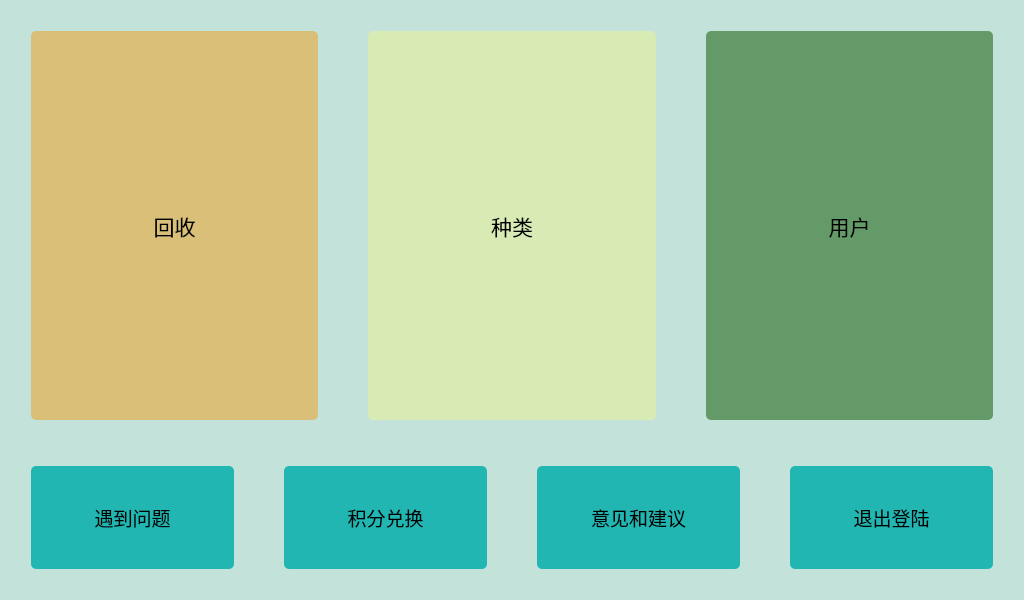
<?xml version="1.0" encoding="UTF-8"?>
<ui version="4.0">
 <class>mainWindow</class>
 <widget class="QWidget" name="mainWindow">
  <property name="enabled">
   <bool>true</bool>
  </property>
  <property name="geometry">
   <rect>
    <x>0</x>
    <y>0</y>
    <width>1024</width>
    <height>600</height>
   </rect>
  </property>
  <property name="sizePolicy">
   <sizepolicy hsizetype="Maximum" vsizetype="Maximum">
    <horstretch>0</horstretch>
    <verstretch>0</verstretch>
   </sizepolicy>
  </property>
  <property name="maximumSize">
   <size>
    <width>1024</width>
    <height>600</height>
   </size>
  </property>
  <property name="windowTitle">
   <string>瓶子识别</string>
  </property>
  <property name="windowIcon">
   <iconset resource="../../../ui1.0.0/ico_src.qrc">
    <normaloff>:/mainWindow_ico/mainWindow_ico.png</normaloff>:/mainWindow_ico/mainWindow_ico.png</iconset>
  </property>
  <property name="styleSheet">
   <string notr="true">background-color:rgb(195, 227, 218)</string>
  </property>
  <layout class="QVBoxLayout" name="verticalLayout">
   <item>
    <layout class="QVBoxLayout" name="main_layout" stretch="6,2">
     <property name="sizeConstraint">
      <enum>QLayout::SetMaximumSize</enum>
     </property>
     <property name="bottomMargin">
      <number>0</number>
     </property>
     <item>
      <layout class="QHBoxLayout" name="buttonLayout" stretch="0,0,0">
       <property name="spacing">
        <number>50</number>
       </property>
       <property name="sizeConstraint">
        <enum>QLayout::SetMinimumSize</enum>
       </property>
       <property name="leftMargin">
        <number>20</number>
       </property>
       <property name="topMargin">
        <number>20</number>
       </property>
       <property name="rightMargin">
        <number>20</number>
       </property>
       <property name="bottomMargin">
        <number>20</number>
       </property>
       <item>
        <widget class="QPushButton" name="main_account_but">
         <property name="sizePolicy">
          <sizepolicy hsizetype="Minimum" vsizetype="Minimum">
           <horstretch>0</horstretch>
           <verstretch>0</verstretch>
          </sizepolicy>
         </property>
         <property name="font">
          <font>
           <family>幼圆</family>
           <pointsize>16</pointsize>
          </font>
         </property>
         <property name="styleSheet">
          <string notr="true">background-color:rgb(217, 191, 119);
border-radius: 5px;</string>
         </property>
         <property name="text">
          <string>回收</string>
         </property>
         <property name="icon">
          <iconset resource="../../../ui1.0.0/ico_src.qrc">
           <normaloff>:/mainWindow_ico/recycle_ico.png</normaloff>:/mainWindow_ico/recycle_ico.png</iconset>
         </property>
         <property name="iconSize">
          <size>
           <width>90</width>
           <height>90</height>
          </size>
         </property>
         <property name="checkable">
          <bool>false</bool>
         </property>
        </widget>
       </item>
       <item>
        <widget class="QPushButton" name="main_identify_but">
         <property name="sizePolicy">
          <sizepolicy hsizetype="Minimum" vsizetype="Minimum">
           <horstretch>0</horstretch>
           <verstretch>0</verstretch>
          </sizepolicy>
         </property>
         <property name="font">
          <font>
           <family>幼圆</family>
           <pointsize>16</pointsize>
          </font>
         </property>
         <property name="styleSheet">
          <string notr="true">background-color:rgb(216, 235, 181);
border-radius: 5px;</string>
         </property>
         <property name="text">
          <string>种类</string>
         </property>
         <property name="icon">
          <iconset resource="../../../ui1.0.0/ico_src.qrc">
           <normaloff>:/mainWindow_ico/kind_ico.png</normaloff>:/mainWindow_ico/kind_ico.png</iconset>
         </property>
         <property name="iconSize">
          <size>
           <width>90</width>
           <height>90</height>
          </size>
         </property>
        </widget>
       </item>
       <item>
        <widget class="QPushButton" name="main_examine_but">
         <property name="sizePolicy">
          <sizepolicy hsizetype="Minimum" vsizetype="Minimum">
           <horstretch>0</horstretch>
           <verstretch>0</verstretch>
          </sizepolicy>
         </property>
         <property name="font">
          <font>
           <family>幼圆</family>
           <pointsize>16</pointsize>
          </font>
         </property>
         <property name="accessibleDescription">
          <string/>
         </property>
         <property name="layoutDirection">
          <enum>Qt::LeftToRight</enum>
         </property>
         <property name="styleSheet">
          <string notr="true">background-color:rgb(99, 154, 103);
border-radius: 5px;</string>
         </property>
         <property name="text">
          <string>用户</string>
         </property>
         <property name="icon">
          <iconset resource="../../../ui1.0.0/ico_src.qrc">
           <normaloff>:/mainWindow_ico/user_ico.png</normaloff>:/mainWindow_ico/user_ico.png</iconset>
         </property>
         <property name="iconSize">
          <size>
           <width>90</width>
           <height>90</height>
          </size>
         </property>
        </widget>
       </item>
      </layout>
     </item>
     <item>
      <layout class="QHBoxLayout" name="buttonLayout_2" stretch="1,1,1,1">
       <property name="spacing">
        <number>50</number>
       </property>
       <property name="sizeConstraint">
        <enum>QLayout::SetMinimumSize</enum>
       </property>
       <property name="leftMargin">
        <number>20</number>
       </property>
       <property name="topMargin">
        <number>20</number>
       </property>
       <property name="rightMargin">
        <number>20</number>
       </property>
       <property name="bottomMargin">
        <number>20</number>
       </property>
       <item>
        <widget class="QPushButton" name="main_question_but">
         <property name="sizePolicy">
          <sizepolicy hsizetype="Minimum" vsizetype="Minimum">
           <horstretch>0</horstretch>
           <verstretch>0</verstretch>
          </sizepolicy>
         </property>
         <property name="maximumSize">
          <size>
           <width>111111</width>
           <height>11111</height>
          </size>
         </property>
         <property name="font">
          <font>
           <family>幼圆</family>
           <pointsize>14</pointsize>
          </font>
         </property>
         <property name="styleSheet">
          <string notr="true">border-radius:5px;
background-color:rgb(33, 182, 178);</string>
         </property>
         <property name="text">
          <string>遇到问题</string>
         </property>
         <property name="icon">
          <iconset resource="../../../ui1.0.0/ico_src.qrc">
           <normaloff>:/mainWindow_ico/question_icon.png</normaloff>:/mainWindow_ico/question_icon.png</iconset>
         </property>
         <property name="iconSize">
          <size>
           <width>30</width>
           <height>30</height>
          </size>
         </property>
        </widget>
       </item>
       <item>
        <widget class="QPushButton" name="mian_convert_but">
         <property name="sizePolicy">
          <sizepolicy hsizetype="Minimum" vsizetype="Minimum">
           <horstretch>0</horstretch>
           <verstretch>0</verstretch>
          </sizepolicy>
         </property>
         <property name="font">
          <font>
           <family>幼圆</family>
           <pointsize>14</pointsize>
          </font>
         </property>
         <property name="styleSheet">
          <string notr="true">border-radius:5px;
background-color:rgb(33, 182, 178);</string>
         </property>
         <property name="text">
          <string>积分兑换</string>
         </property>
         <property name="icon">
          <iconset resource="../../../ui1.0.0/ico_src.qrc">
           <normaloff>:/mainWindow_ico/convert_icon.png</normaloff>:/mainWindow_ico/convert_icon.png</iconset>
         </property>
         <property name="iconSize">
          <size>
           <width>30</width>
           <height>30</height>
          </size>
         </property>
        </widget>
       </item>
       <item>
        <widget class="QPushButton" name="main_suggestion_but">
         <property name="sizePolicy">
          <sizepolicy hsizetype="Minimum" vsizetype="Minimum">
           <horstretch>0</horstretch>
           <verstretch>0</verstretch>
          </sizepolicy>
         </property>
         <property name="font">
          <font>
           <family>幼圆</family>
           <pointsize>14</pointsize>
          </font>
         </property>
         <property name="styleSheet">
          <string notr="true">border-radius:5px;
background-color:rgb(33, 182, 178);</string>
         </property>
         <property name="text">
          <string>意见和建议</string>
         </property>
         <property name="icon">
          <iconset>
           <normaloff>../../../ui1.0.0/icon/idea_icon.png</normaloff>
           <normalon>:/mainWindow_ico/idea_icon.png</normalon>../../../ui1.0.0/icon/idea_icon.png</iconset>
         </property>
        </widget>
       </item>
       <item>
        <widget class="QPushButton" name="main_log_out_but">
         <property name="sizePolicy">
          <sizepolicy hsizetype="Minimum" vsizetype="Minimum">
           <horstretch>0</horstretch>
           <verstretch>0</verstretch>
          </sizepolicy>
         </property>
         <property name="font">
          <font>
           <family>幼圆</family>
           <pointsize>14</pointsize>
          </font>
         </property>
         <property name="styleSheet">
          <string notr="true">border-radius:5px;
background-color:rgb(33, 182, 178);</string>
         </property>
         <property name="text">
          <string>退出登陆</string>
         </property>
         <property name="icon">
          <iconset resource="../../../ui1.0.0/ico_src.qrc">
           <normaloff>:/mainWindow_ico/log_out_icon.png</normaloff>:/mainWindow_ico/log_out_icon.png</iconset>
         </property>
         <property name="iconSize">
          <size>
           <width>30</width>
           <height>30</height>
          </size>
         </property>
        </widget>
       </item>
      </layout>
     </item>
    </layout>
   </item>
  </layout>
 </widget>
 <resources>
  <include location="../../../ui1.0.0/ico_src.qrc"/>
 </resources>
 <connections/>
</ui>
